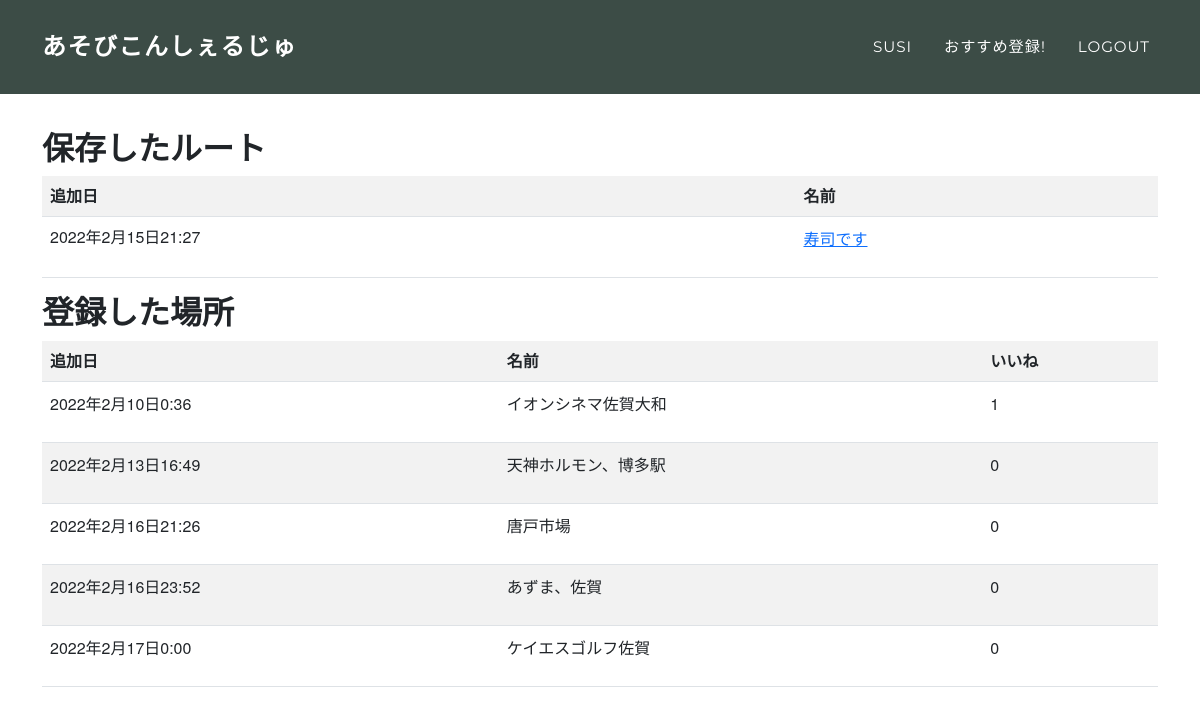
/user/1 (signed in), run on the app's committed database.
### testRoot/models.py (models this page shows, shortened)
class KeepRoot(models.Model):
    name = models.CharField(max_length=255)
    first = models.ForeignKey(TypeOfPlace, on_delete=models.CASCADE, null=True,related_name='first')
    second = models.ForeignKey(TypeOfPlace, on_delete=models.CASCADE, null=True,related_name='second')
    third = models.ForeignKey(TypeOfPlace, on_delete=models.CASCADE, null=True,related_name='third')
    author = models.ForeignKey(get_user_model(),on_delete=models.CASCADE, null=True)
    created_at = models.DateTimeField(auto_now_add=True, null=True)

class TypeOfPlace(models.Model):
    TYPE_CHOICE = (
        ('eat','ご飯'),
        ('play','遊び'),
    )
    type = models.CharField(max_length=255, choices=TYPE_CHOICE)
    name = models.CharField(max_length=255)
    atmosphere = models.ForeignKey(Atmosphere, on_delete=models.PROTECT, null=True)
    address = models.CharField(max_length=255)
    created_at = models.DateTimeField(auto_now_add=True)
    updated_at = models.DateTimeField(auto_now_add=True)
    pref = models.ForeignKey(PrefeCode, on_delete=models.PROTECT, null=True)
    ido = models.FloatField(null=True)
    keido = models.FloatField(null=True)
    image = models.ImageField(upload_to='images/', null=True)
    author = models.ForeignKey(get_user_model(),on_delete=models.CASCADE, null=True)
    good = models.IntegerField(null=True, default=0)
    comment = models.CharField(max_length=500, null=True)

### testRoot/views.py (the view)
# urls.py: path('user/<int:id>', user, name='user'),
def user(request, id):
    if request.method == 'POST':
        form = KeepRootForm(request.POST)
        if form.is_valid():
            post = form.save(commit=False)
            post.save()
            return redirect('index')
    else:
        lists = KeepRoot.objects.filter(author=request.user)
        lists_place = TypeOfPlace.objects.filter(author=request.user)
        content = {
            'lists': lists,
            'lists_place': lists_place
        }
        return render(request, 'testRoot/user.html', content)

### testRoot/templates/testRoot/user.html
{% extends 'layout.html' %}
{% block content %}
<div class="container" style="margin-top: 130px;">
    <h2>保存したルート</h2>
    <table class="table table-striped table-hover">
        <tr>
            <th>追加日</th><th>名前</th>
        </tr>
        {% for list in lists %}
            <tr>
                <td>{{list.created_at}}</td>
                <td><a href="{% url 'detail' list.pk%}"><p>{{list.name}}</p></a></td>
            </tr>
        {% endfor %}
    </table>
    <h2>登録した場所</h2>
    <table class="table table-striped table-hover">
        <tr>
            <th>追加日</th><th>名前</th><th>いいね</th>
        </tr>
        {% for list in lists_place %}
            <tr>
                <td><p>{{list.created_at}}</p></td>
                <td><p>{{list.name}}</p></td>
                <td><p>{{list.good}}</p></td>
            </tr>
        {% endfor %}
    </table>
</div>
{% endblock %}

### templates/layout.html (shortened to what this page needs)
<!DOCTYPE html>
<html lang="ja">
{% load static %}
<head>
    <link href="https://cdn.jsdelivr.net/npm/bootstrap@5.0.2/dist/css/bootstrap.min.css" rel="stylesheet"
>
    <link rel="stylesheet" href="https://maxst.icons8.com/vue-static/landings/line-awesome/line-awesome/1.3.0/css/line-awesome.min.css" />
    <link rel="stylesheet" href="https://cdn.jsdelivr.net/npm/bootstrap-icons@1.4.0/font/bootstrap-icons.css">
    <link rel="stylesheet" href="{% static 'css/style.css' %}">
    <link rel="stylesheet" href="{% static 'css/index.css' %}">
    <link rel="stylesheet" href="{% static 'css/topPage.css' %}">
    <link rel="stylesheet" href="{% static 'css/topPage1.css' %}">
</head>
<body>
    <nav class="navbar navbar-expand-lg navbar-dark fixed-top" id="mainNav" style="background-color: #3c4c46;">
        <div class="container">
            {% if user.is_authenticated %}
            <a class="navbar-brand" href="{% url 'index' %}">あそびこんしぇるじゅ</a>
            {% else %}
            <a class="navbar-brand" href="{% url 'topPage1' %}">あそびこんしぇるじゅ</a>
            {% endif %}
            <div class="collapse navbar-collapse" id="navbarResponsive">
                <ul class="navbar-nav text-uppercase ms-auto py-4 py-lg-0">
                    {% if user.is_authenticated %}
                    <li class="nav-item">
                        <a href="{% url 'user' user.id%}" class="nav-link">{{user}}</a>
                    </li>
                    <li class="nav-item">
                        <a href="{% url 'test2' %}" class="nav-link">おすすめ登録!</a>
                    </li>
                    <li class="nav-item">
                        <a href='{% url "logout" %}' class="logout nav-link">logout</a>
                    </li>
                    {% endif %}
                </ul>
            </div>
        </div>
    </nav>
    {% block content %}
    {% endblock %}
</body>
</html>

### static/css/style.css (style rules this page uses)
html, body { width: 100%; height: 100%; }

### static/css/index.css (style rules this page uses)
* { margin: 0; padding: 0; box-sizing: border-box; }

### static/css/topPage1.css (style rules this page uses)
* { box-sizing: border-box; }
body { margin: 0; padding-top: 0px; font-family: "メイリオ","Hiragino Kaku Gothic Pro", "ヒラギノ角ゴ Pro W3", Meiryo, "ＭＳ Ｐゴシック", "Helvetica Neue", Helvetica, Arial, sans-serif; background-color: #fff; }

### data on the page
KeepRoot: created_at "2022年2月15日21:27", name "寿司です"
TypeOfPlace: created_at "2022年2月10日0:36", name "イオンシネマ佐賀大和", good "1"
TypeOfPlace: created_at "2022年2月13日16:49", name "天神ホルモン、博多駅", good "0"
TypeOfPlace: created_at "2022年2月16日21:26", name "唐戸市場", good "0"
TypeOfPlace: created_at "2022年2月16日23:52", name "あずま、佐賀", good "0"
TypeOfPlace: created_at "2022年2月17日0:00", name "ケイエスゴルフ佐賀", good "0"

### other printed values
{{ user }} "SUSI"
